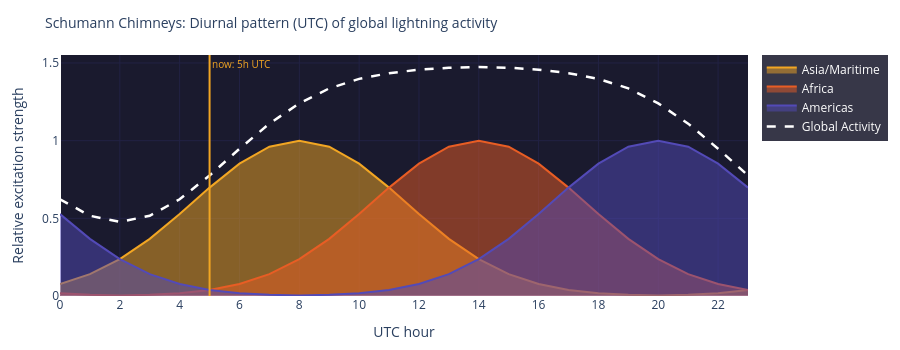

Write notebook code for a chart like this one.
### Code cell
# ============================================================
# DIURNAL PATTERN – Schumann chimneys (UTC diurnal curve)
# ============================================================

ut_range = list(range(0, 24))

def chimney_curve(peak_ut, ut):
    """Bell curve around peak UT with half-width ~6h"""
    distance = abs(((ut - peak_ut) + 12) % 24 - 12)
    return max(0, math.exp(-(distance / 5)**2))

fig = go.Figure()
total_curve = [0.0] * 24
for name, c in CHIMNEYS.items():
    curve = [chimney_curve(c['peak_UT'], h) for h in ut_range]
    total_curve = [t + v for t, v in zip(total_curve, curve)]
    fig.add_trace(go.Scatter(
        x=ut_range, y=curve,
        mode='lines', name=name,
        line=dict(color=c['color'], width=2),
        fill='tozeroy', fillcolor=c['color'].replace('#', 'rgba(') if False else None,
        opacity=0.7,
    ))
fig.add_trace(go.Scatter(
    x=ut_range, y=total_curve,
    mode='lines', name='Global Activity',
    line=dict(color='white', width=2.5, dash='dash')
))

# Mark current UTC hour
fig.add_vline(x=utc_hour, line_color='#F2A623', line_width=2,
              annotation_text=f'now: {utc_hour}h UTC',
              annotation_font=dict(color='#F2A623', size=10))

fig.update_layout(
    title=dict(text='Schumann Chimneys: Diurnal pattern (UTC) of global lightning activity', font=dict(size=14)),
    xaxis=dict(title='UTC hour', tickmode='linear', tick0=0, dtick=2,
               range=[0, 23], gridcolor='#222244'),
    yaxis=dict(title='Relative excitation strength', gridcolor='#222244'),
    height=350, plot_bgcolor='#1a1a2e', paper_bgcolor='rgba(0,0,0,0)',
    margin=dict(l=60, r=30, t=55, b=50),
    legend=dict(bgcolor='rgba(20,20,40,0.85)', font=dict(color='white'))
)
fig.show()

### Figure 1 — Plotly figure (JSON) as saved in the notebook; plotly's stock layout.template omitted (floating-point values rounded to 4 significant figures)
{"data": [{"fill": "tozeroy", "line": {"color": "#F2A623", "width": 2}, "mode": "lines", "name": "Asia/Maritime", "opacity": 0.7, "type": "scatter", "x": [0, 1, 2, 3, 4, 5, 6, 7, 8, 9, 10, 11, 12, 13, 14, 15, 16, 17, 18, 19, 20, 21, 22, 23], "y": [0.0773, 0.1409, 0.2369, 0.3679, 0.5273, 0.6977, 0.8521, 0.9608, 1.0, 0.9608, 0.8521, 0.6977, 0.5273, 0.3679, 0.2369, 0.1409, 0.0773, 0.03916, 0.01832, 0.007907, 0.003151, 0.007907, 0.01832, 0.03916]}, {"fill": "tozeroy", "line": {"color": "#E85D24", "width": 2}, "mode": "lines", "name": "Africa", "opacity": 0.7, "type": "scatter", "x": [0, 1, 2, 3, 4, 5, 6, 7, 8, 9, 10, 11, 12, 13, 14, 15, 16, 17, 18, 19, 20, 21, 22, 23], "y": [0.01832, 0.007907, 0.003151, 0.007907, 0.01832, 0.03916, 0.0773, 0.1409, 0.2369, 0.3679, 0.5273, 0.6977, 0.8521, 0.9608, 1.0, 0.9608, 0.8521, 0.6977, 0.5273, 0.3679, 0.2369, 0.1409, 0.0773, 0.03916]}, {"fill": "tozeroy", "line": {"color": "#534AB7", "width": 2}, "mode": "lines", "name": "Americas", "opacity": 0.7, "type": "scatter", "x": [0, 1, 2, 3, 4, 5, 6, 7, 8, 9, 10, 11, 12, 13, 14, 15, 16, 17, 18, 19, 20, 21, 22, 23], "y": [0.5273, 0.3679, 0.2369, 0.1409, 0.0773, 0.03916, 0.01832, 0.007907, 0.003151, 0.007907, 0.01832, 0.03916, 0.0773, 0.1409, 0.2369, 0.3679, 0.5273, 0.6977, 0.8521, 0.9608, 1.0, 0.9608, 0.8521, 0.6977]}, {"line": {"color": "white", "dash": "dash", "width": 2.5}, "mode": "lines", "name": "Global Activity", "type": "scatter", "x": [0, 1, 2, 3, 4, 5, 6, 7, 8, 9, 10, 11, 12, 13, 14, 15, 16, 17, 18, 19, 20, 21, 22, 23], "y": [0.6229, 0.5166, 0.477, 0.5166, 0.6229, 0.776, 0.9478, 1.11, 1.24, 1.337, 1.398, 1.435, 1.457, 1.47, 1.474, 1.47, 1.457, 1.435, 1.398, 1.337, 1.24, 1.11, 0.9478, 0.776]}], "layout": {"annotations": [{"font": {"color": "#F2A623", "size": 10}, "showarrow": false, "text": "now: 5h UTC", "x": 5, "xanchor": "left", "xref": "x", "y": 1, "yanchor": "top", "yref": "y domain"}], "height": 350, "legend": {"bgcolor": "rgba(20,20,40,0.85)", "font": {"color": "white"}}, "margin": {"b": 50, "l": 60, "r": 30, "t": 55}, "paper_bgcolor": "rgba(0,0,0,0)", "plot_bgcolor": "#1a1a2e", "shapes": [{"line": {"color": "#F2A623", "width": 2}, "type": "line", "x0": 5, "x1": 5, "xref": "x", "y0": 0, "y1": 1, "yref": "y domain"}], "title": {"font": {"size": 14}, "text": "Schumann Chimneys: Diurnal pattern (UTC) of global lightning activity"}, "xaxis": {"dtick": 2, "gridcolor": "#222244", "range": [0, 23], "tick0": 0, "tickmode": "linear", "title": {"text": "UTC hour"}}, "yaxis": {"gridcolor": "#222244", "title": {"text": "Relative excitation strength"}}}}
